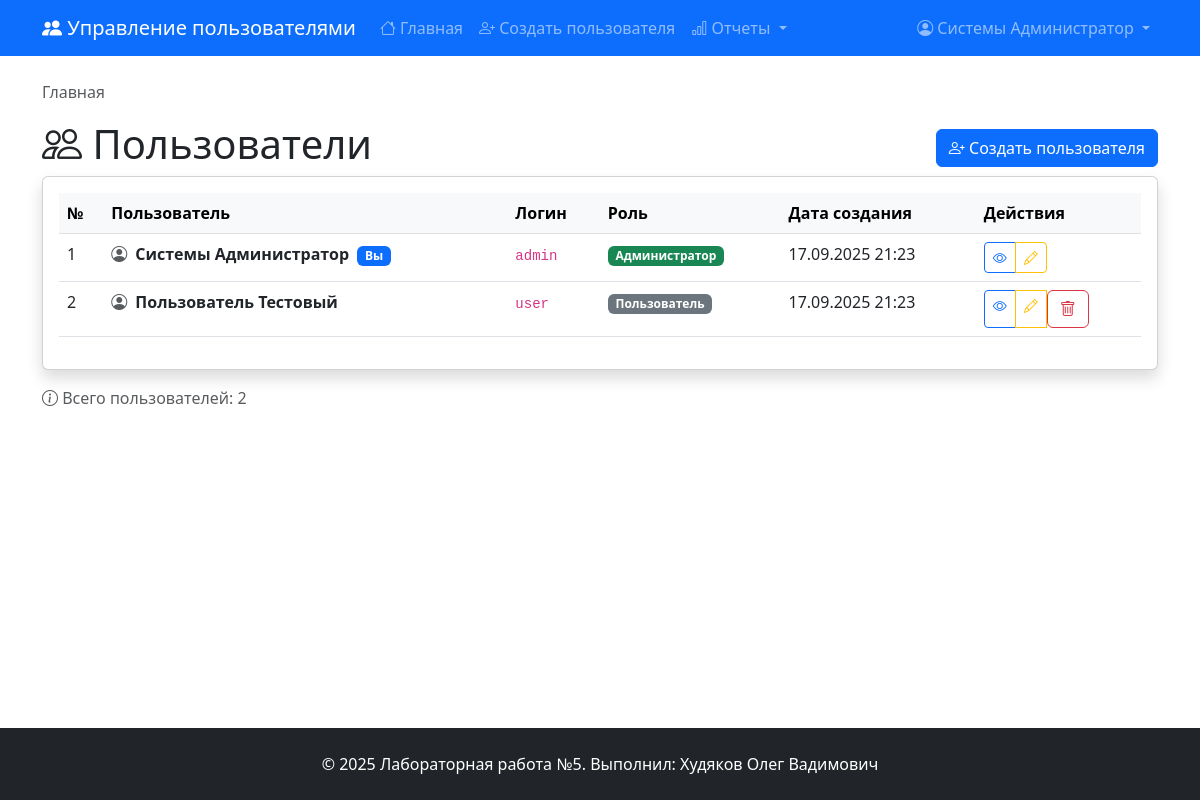
Page / (signed in) on the earlier database version.
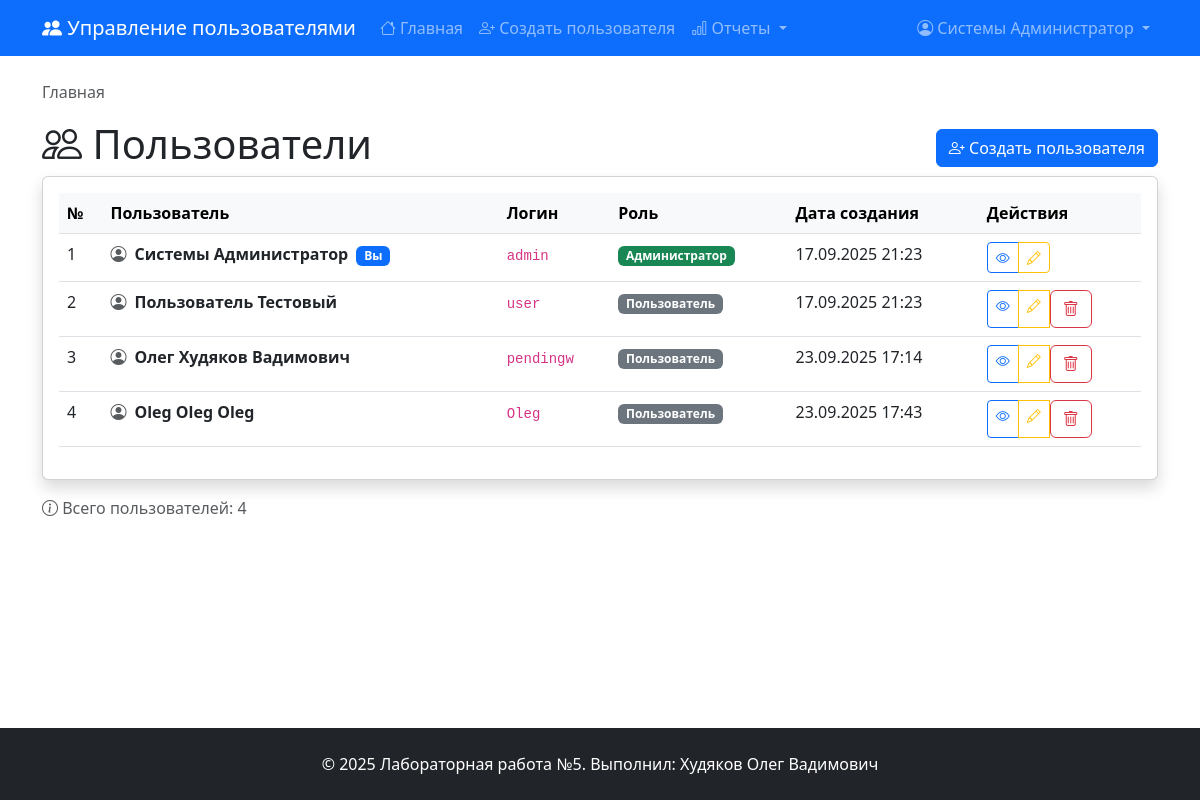
Same page on the later database version.
### app/models.py (models this page shows, shortened)
class User(UserMixin, db.Model):
    __tablename__ = 'users'
    id = db.Column(db.Integer, primary_key=True)
    username = db.Column(db.String(50), unique=True, nullable=False)
    password_hash = db.Column(db.String(256), nullable=False)
    last_name = db.Column(db.String(50))
    first_name = db.Column(db.String(50), nullable=False)
    middle_name = db.Column(db.String(50))
    role_id = db.Column(db.Integer, db.ForeignKey('roles.id'))
    created_at = db.Column(db.DateTime, default=datetime.utcnow)
    visit_logs = db.relationship('VisitLog', backref='user', lazy=True)
    @property
    def full_name(self):
        parts = [self.last_name, self.first_name, self.middle_name]
        return ' '.join(part for part in parts if part)
    def has_permission(self, permission):
        if not self.role:
            return False
        role_permissions = {
            'Администратор': [
                'create_user', 'edit_user', 'view_user', 'delete_user',
                'view_all_visits', 'view_reports',
                'edit_own_profile', 'view_own_profile', 'view_own_visits'
            ],
            'Пользователь': [
                'edit_own_profile', 'view_own_profile', 'view_own_visits'
            ]
        }
        return permission in role_permissions.get(self.role.name, [])

class Role(db.Model):
    __tablename__ = 'roles'
    id = db.Column(db.Integer, primary_key=True)
    name = db.Column(db.String(50), unique=True, nullable=False)
    description = db.Column(db.Text)
    users = db.relationship('User', backref='role', lazy=True)

### app/routes.py (the view)
@main_bp.route('/')
def index():
    if current_user.is_authenticated and current_user.has_permission('view_user'):
        users = User.query.all()
        return render_template('users/index.html', users=users)
    elif current_user.is_authenticated:
        return redirect(url_for('main.profile', user_id=current_user.id))
    else:
        return render_template('index.html')

### app/auth_utils.py (called while the page is built)
def can_user_access(permission):
    if not current_user.is_authenticated:
        return False
    return current_user.has_permission(permission)

def can_edit_user(user_id):
    if not current_user.is_authenticated:
        return False
    if current_user.has_permission('edit_user'):
        return True
    if current_user.has_permission('edit_own_profile') and current_user.id == int(user_id):
        return True
    return False

def can_view_user(user_id):
    if not current_user.is_authenticated:
        return False
    if current_user.has_permission('view_user'):
        return True
    if current_user.has_permission('view_own_profile') and current_user.id == int(user_id):
        return True
    return False

### templates/users/index.html (shortened to what this page needs)
{% extends "base.html" %}
{% block breadcrumbs %}
<nav aria-label="breadcrumb">
    <ol class="breadcrumb">
        <li class="breadcrumb-item active">Главная</li>
    </ol>
</nav>
{% endblock %}
{% block page_header %}
<div class="row align-items-center">
    <div class="col">
        <h1><i class="bi bi-people"></i> Пользователи</h1>
    </div>
    {% if can_user_access('create_user') %}
    <div class="col-auto">
        <a href="{{ url_for('main.create_user') }}" class="btn btn-primary">
            <i class="bi bi-person-plus"></i> Создать пользователя
        </a>
    </div>
    {% endif %}
</div>
{% endblock %}
{% block content %}
{% if users %}
<div class="card shadow">
    <div class="card-body">
        <div class="table-responsive">
            <table class="table table-hover">
                <thead class="table-light">
                    <tr>
                        <th>№</th>
                        <th>Пользователь</th>
                        <th>Логин</th>
                        <th>Роль</th>
                        <th>Дата создания</th>
                        <th>Действия</th>
                    </tr>
                </thead>
                <tbody>
                    {% for user in users %}
                    <tr>
                        <td>{{ loop.index }}</td>
                        <td>
                            <div class="d-flex align-items-center">
                                <i class="bi bi-person-circle text-muted me-2"></i>
                                <div>
                                    <strong>{{ user.full_name }}</strong>
                                    {% if user.id == current_user.id %}
                                        <span class="badge bg-primary ms-1">Вы</span>
                                    {% endif %}
                                </div>
                            </div>
                        </td>
                        <td><code>{{ user.username }}</code></td>
                        <td>
                            {% if user.role %}
                                <span class="badge bg-{{ 'success' if user.role.name == 'Администратор' else 'secondary' }}">
                                    {{ user.role.name }}
                                </span>
                            {% else %}
                                <span class="text-muted">Не назначена</span>
                            {% endif %}
                        </td>
                        <td>{{ user.created_at.strftime('%d.%m.%Y %H:%M') }}</td>
                        <td>
                            <div class="btn-group btn-group-sm" role="group">
                                {% if can_view_user(user.id) %}
                                <a href="{{ url_for('main.view_user', user_id=user.id) }}"
                                   class="btn btn-outline-primary">
                                    <i class="bi bi-eye"></i>
                                </a>
                                {% endif %}
                                {% if can_edit_user(user.id) %}
                                <a href="{{ url_for('main.edit_user', user_id=user.id) }}"
                                   class="btn btn-outline-warning">
                                    <i class="bi bi-pencil"></i>
                                </a>
                                {% endif %}
                                {% if can_user_access('delete_user') and user.id != current_user.id %}
                                <form method="POST" action="{{ url_for('main.delete_user', user_id=user.id) }}"
                                      class="d-inline"
                                      onsubmit="return confirm('Вы уверены, что хотите удалить пользователя {{ user.full_name }}?')">
                                    <button type="submit" class="btn btn-outline-danger">
                                        <i class="bi bi-trash"></i>
                                    </button>
                                </form>
                                {% endif %}
                            </div>
                        </td>
                    </tr>
                    {% endfor %}
                </tbody>
            </table>
        </div>
    </div>
</div>
<div class="mt-3">
    <p class="text-muted mb-0">
        <i class="bi bi-info-circle"></i>
        Всего пользователей: {{ users|length }}
    </p>
</div>
{% endif %}
{% endblock %}

### templates/base.html (shortened to what this page needs)
<!DOCTYPE html>
<html lang="ru">
<head>
    <link href="https://cdn.jsdelivr.net/npm/bootstrap@5.3.0/dist/css/bootstrap.min.css" rel="stylesheet">
    <link href="https://cdn.jsdelivr.net/npm/bootstrap-icons@1.10.0/font/bootstrap-icons.css" rel="stylesheet">
</head>
<body class="d-flex flex-column min-vh-100">
    <nav class="navbar navbar-expand-lg navbar-dark bg-primary">
        <div class="container">
            <a class="navbar-brand" href="{{ url_for('main.index') }}">
                <i class="bi bi-people-fill"></i> Управление пользователями
            </a>
            <div class="collapse navbar-collapse" id="navbarNav">
                <ul class="navbar-nav me-auto">
                    {% if current_user.is_authenticated %}
                        <li class="nav-item">
                            <a class="nav-link" href="{{ url_for('main.index') }}">
                                <i class="bi bi-house"></i> Главная
                            </a>
                        </li>
                        {% if can_user_access('create_user') %}
                        <li class="nav-item">
                            <a class="nav-link" href="{{ url_for('main.create_user') }}">
                                <i class="bi bi-person-plus"></i> Создать пользователя
                            </a>
                        </li>
                        {% endif %}
                        {% if can_user_access('view_all_visits') or can_user_access('view_own_visits') %}
                        <li class="nav-item dropdown">
                            <a class="nav-link dropdown-toggle" href="#" role="button" data-bs-toggle="dropdown">
                                <i class="bi bi-bar-chart"></i> Отчеты
                            </a>
                        </li>
                        {% endif %}
                    {% endif %}
                </ul>
                <ul class="navbar-nav">
                    {% if current_user.is_authenticated %}
                        <li class="nav-item dropdown">
                            <a class="nav-link dropdown-toggle" href="#" role="button" data-bs-toggle="dropdown">
                                <i class="bi bi-person-circle"></i> {{ current_user.full_name }}
                            </a>
                        </li>
                    {% endif %}
                </ul>
            </div>
        </div>
    </nav>
    <main class="container my-4">
        {% block breadcrumbs %}{% endblock %}
        {% block page_header %}{% endblock %}
        {% block content %}{% endblock %}
    </main>
    <footer class="bg-dark text-white py-4 mt-auto">
        <div class="container">
            <div class="row">
                <div class="col-md-12 text-center">
                    <p class="mb-0">&copy; 2025 Лабораторная работа №5. Выполнил: Худяков Олег Вадимович</p>
                </div>
            </div>
        </div>
    </footer>
</body>
</html>

Differences in the rows shown:
added User: full_name "Олег Худяков Вадимович", username "pendingw", role.name "Пользователь", created_at "23.09.2025 17:14"
added User: full_name "Oleg Oleg Oleg", username "Oleg", role.name "Пользователь", created_at "23.09.2025 17:43"
Other differences:
{{ users|length }}: "2" → "4"
